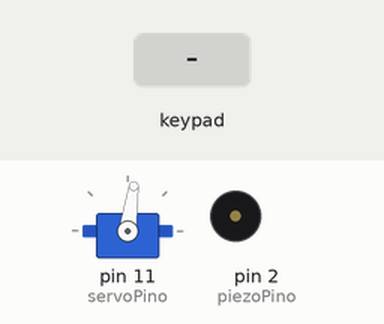
Bench run of a sketch on a simulated Arduino Uno, built with avr-gcc and run on an emulated ATmega328P. Shown: servo, buzzer (waves = sounding). Inputs (shaded band) come from the test bench.

Above: at 1.2 s.
1.3 s: key 'D' pressed
At 1.7 s:
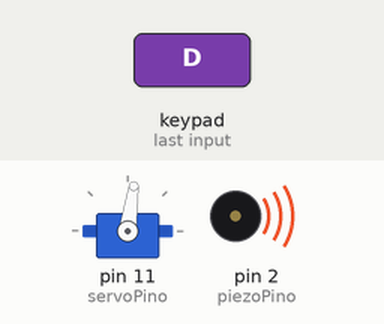
2.8 s: keypad keys 1 2 3 D pressed 0.4 s apart
At 5.3 s:
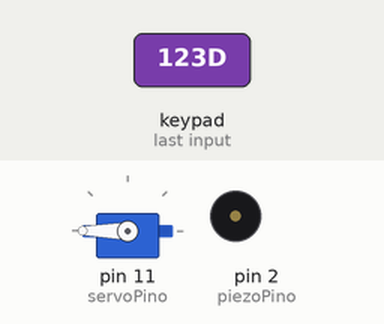
5.9 s: key '*' pressed
At 7.1 s:
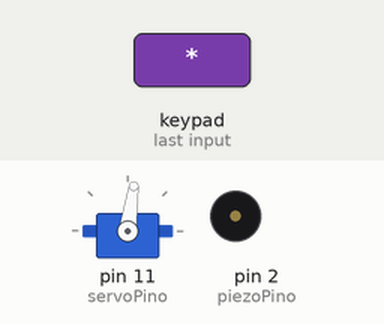
Timing chart, 0 to 8.9 s (numbered marks = the images above; inputs shaded):
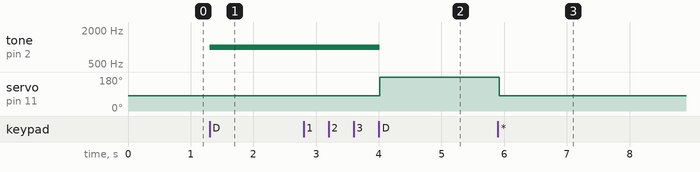

Measured:
- after the input at 1.3 s, tone on pin 2 (piezoPino): silent → 1000 Hz at once
- after the input at 2.8 s, tone on pin 2 (piezoPino): 1000 Hz → silent after 1.2 s; servo on pin 11 (servoPino): 82° → 180° after 1.2 s
- after the input at 5.9 s, servo on pin 11 (servoPino): 180° → 82° at once

The sketch:

cofre_teste1.ino
```cpp
#include <Keypad.h>
#include <Servo.h>

#define piezoPino 2
#define servoPino 11

Servo servo_Motor;
const char* password = "123";
String inputPassword = "";

bool alarmeAtivado = false;

const byte ROWS = 4;
const byte COLS = 4;
char keys[ROWS][COLS] = {
  {'1','2','3','A'},
  {'4','5','6','B'},
  {'7','8','9','C'},
  {'*','0','#','D'}
};

byte rowPins[ROWS] = {8, 7, 6, 1};
byte colPins[COLS] = {5, 4, 3, 0};
Keypad keypad = Keypad(makeKeymap(keys), rowPins, colPins, ROWS, COLS);

void setup() {
  pinMode(piezoPino, OUTPUT);

  servo_Motor.attach(servoPino);
  setLocked(true);
}

void loop() {
  char key = keypad.getKey();

  if (key) {
    if (key == '*') {
      inputPassword = "";
      setLocked(true);
      pararAlarme();
    }
    else if (key == 'D') {
      if (inputPassword == password) {
        setLocked(false);
        pararAlarme();
      } else {
        setLocked(true);
        ativarAlarme();
      }
      inputPassword = "";
    }
    else if (key == '0') {

      pararAlarme();
    }
    else {
      inputPassword += key;
    }
  }

  delay(100);
}

void setLocked(bool locked) {
  if (locked) {
    servo_Motor.write(82);
  } else {
    servo_Motor.write(180);
  }
}

void ativarAlarme() {
  tone(piezoPino, 1000);
  alarmeAtivado = true;
}

void pararAlarme() {
  noTone(piezoPino);
  alarmeAtivado = false;
}
```
